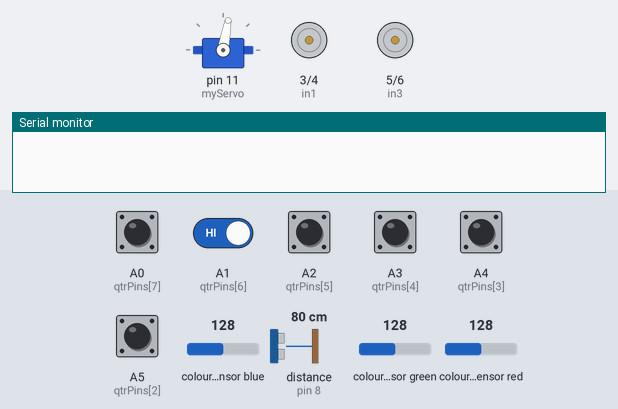
The sketch below on a simulated Arduino Nano, built with avr-gcc and run on an emulated ATmega328P. Shown: servo, motor-driver pin pairs drawn as motors (green arrow = first pin HIGH = forward, orange = second pin HIGH = backward, longer = more drive, scaled by the enable pin), the last lines printed to the serial monitor. The test bench sets the inputs (shaded band); at power-on: A0 (qtrPins[7]), A1 (qtrPins[6]), A2 (qtrPins[5]), A3 (qtrPins[4]), A4 (qtrPins[3]), A5 (qtrPins[2]) HIGH, distance to the obstacle (sensor on pin 8) 80 cm, colour sensor blue 128, colour sensor green 128, colour sensor red 128. The echo pulse lasts 58.3 µs per cm.

Above: at 1.2 s.
1.3 s: A0 (qtrPins[7]) pulled LOW for 0.15 s
At 3.7 s:
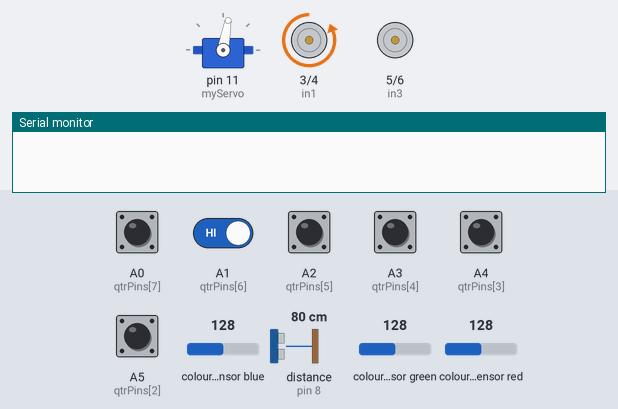
4.4 s: A0 (qtrPins[7]) driven LOW and A1 (qtrPins[6]) driven LOW
At 5.7 s:
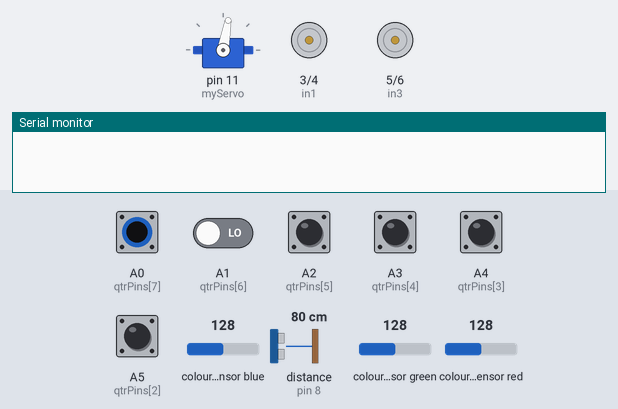
6.2 s: A2 (qtrPins[5]) pulled LOW for 0.15 s
At 7.1 s:
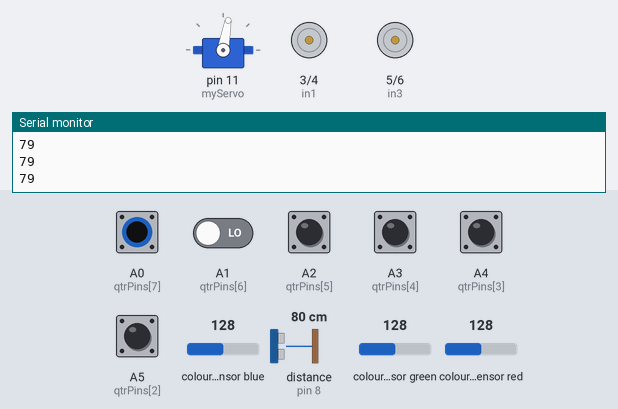
7.8 s: distance to the obstacle (sensor on pin 8) set to 8 cm
9.3 s: distance to the obstacle (sensor on pin 8) set to 5 cm
11.3 s: A2 (qtrPins[5]) pulled LOW for 1 s
Timing chart, 0 to 14.3 s (numbered marks = the images above; inputs shaded):
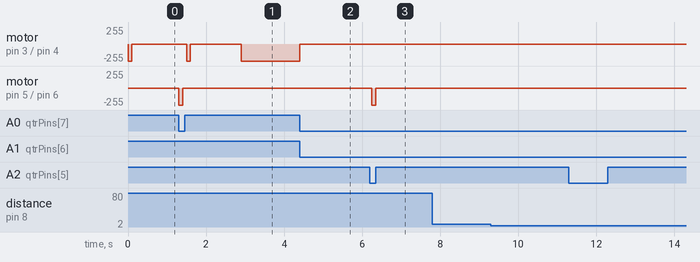

Measured:
- after the input at 1.3 s, motor on pin 3 (in1) / pin 4 (in2): stopped → backward 255/255 after 0.20 s instead of 1.4 s; motor on pin 5 (in3) / pin 6 (in4): stopped → backward 255/255 at once, → stopped 0.10 s later
- after the input at 4.4 s, motor on pin 3 (in1) / pin 4 (in2): backward 255/255 → stopped at once
- after the input at 6.2 s, motor on pin 5 (in3) / pin 6 (in4): stopped → backward 255/255 after 0.05 s, → stopped 0.10 s later

The sketch:

losPollosHermanos.ino
```cpp
#include <Servo.h>
#include <Adafruit_TCS34725.h>
#include <PID_v1.h>
#define qtr 8

uint16_t  r, g, b, c;
float red, green, blue, average;
Adafruit_TCS34725 tcs = Adafruit_TCS34725(TCS34725_INTEGRATIONTIME_50MS, TCS34725_GAIN_4X);

const int baseRight = 110;
const int baseLeft = 110;

int positionLast;
int pos;
int error;
int lastError;
double Setpoint, Input, Output;

float kp = 1.9;
float ki = 0.4;
float kd = 0.8;


const byte qtrPins[] = {A7, A6, A5, A4, A3, A2, A1, A0};
int qtrVal[] = {0, 0, 0, 0, 0, 0, 0, 0};


const int trigPin = 9;
const int echoPin = 8;
long duration;
int distancee = 0;

int enA = 2;
int in1 = 3;
int in2 = 4;
// motor two
int enB = 7;
int in3 = 5;
int in4 = 6;

Servo myServo;

boolean missionIsTaken = false;

enum directions {
  RIGHT,
  LEFT
};

enum missions {
  ENEMY,
  ALLIED,
  CIVILIAN
};

int mission = 999;

void setup() {
  // put your setup code here, to run once:
  defineSensors();
  defineServo();
  defineMotors();
  initPID();
  setMotors(baseRight, baseLeft);
  Serial.begin(9600);
}

void loop() {
  goForMission();
  completeMission();
  missionIsTaken = false;
}
```

Algorithm.ino
```cpp
void goForMission() {
  while (!missionIsTaken) {
    goOnLine();
    turn(checkTurn());
  }
  while (1) {
    followLine();
    checkDistance();
    Serial.println(distancee);
    if (distancee < 6) {
      checkDistance();
      if (distancee < 6) break;
    }
  }
  stopMotors();
  mission = findMission();
  turnBack();
  goUntilT();
  turn(RIGHT);
}

void completeMission() {
  switch (mission) {
    case ENEMY:
      repelEnemy();
      break;
    case ALLIED:
      supportAllied();
      break;
    case CIVILIAN:
      dontTouchCivilian();
      break;
  }
}


void goOnLine() {
  while (1) {
    followLine();
    if (computeQtr() < 5) break;
  }
  stopMotors();
}

int checkTurn() {
  int start=millis();
  while (1) {
    readQtr();
    if ((qtrVal[5] + qtrVal[6] + qtrVal[7]) < 2 ) {
      return RIGHT;
    } else if ((qtrVal[0] + qtrVal[1] + qtrVal[2]) < 2) {
      return LEFT;
    }
    if(millis()-start>1000){
      setMotors(-baseRight,-baseLeft);
      delay(500);
      goOnLine();
      start=millis();
    }
  }
}

void goUntilT() {
  while (1) {
    followLine();
    if (computeQtr() < 2) break;
  }

  stopMotors();
}


void repelEnemy() {
  goOnLine();
  turn(LEFT);
  goUntilT();
  turnBack();
  goUntilT();
  turn(LEFT);
}

void supportAllied() {
  goOnLine();
  turn(LEFT);
  goUntilT();
  dropAmmo();
  turnBack();
  goUntilT();
  turn(LEFT);
}

void dontTouchCivilian() {
  goOnLine();
  setMotors(baseRight, baseLeft);
  delay(200);
  stopMotors();
}

int findMission() {
  int redCounter = 0;
  int greenCounter = 0;
  int elseCounter = 0;

  while (1) {
    readColor();
    if ((red > 1.5) && (red < 2.30) && (green > 0.20) && (green < 0.70) && (blue > 0.20) && (blue < 0.7)) { // kırmızı renk olma durumu
      redCounter++;
      greenCounter = 0;
      elseCounter = 0;
    }
    else if ((red > 0.5) && (red < 1.2) && (green > 1.1) && (green < 1.7) && (blue > 0.3) && (blue < 0.90)) { // yeşil renk olma durumu
      redCounter = 0;
      greenCounter++;
      elseCounter = 0;
    } else {
      redCounter = 0;
      greenCounter = 0;
      elseCounter++;
    }

    if (redCounter > 2) {
      return ENEMY;
    }
    else if (greenCounter > 2) {
      return ALLIED;
    }
    else if (elseCounter > 2) {
      return CIVILIAN;
    }
  }
}

void dropAmmo() {
  for (int i = 80; i < 160; i++) {
    myServo.write(i);
    delay(10);
  }
  delay(200);

  for (int i = 160; i > 80; i--) {
    myServo.write(i);
    delay(10);
  }

}
```

Color.ino
```cpp
void readColor() {
  tcs.getRawData(&r, &g, &b, &c);
  average = (r + g + b) / 3; // renk değerlerini topla ve ortalamasını al
  red = r / average; // kırmızı renk değeri oranı
  green = g / average; // yeşil renk değeri oranı
  blue = b / average;

}
```

Motors.ino
```cpp
void setMotors(int rightSpeed, int leftSpeed) {
  if (rightSpeed > 0) {
    digitalWrite(in1, LOW);
    digitalWrite(in2, HIGH);
  } else {
    digitalWrite(in1, HIGH);
    digitalWrite(in2, LOW);
  }

  if (leftSpeed > 0) {
    digitalWrite(in3, LOW);
    digitalWrite(in4, HIGH);
  } else {
    digitalWrite(in3, HIGH);
    digitalWrite(in4, LOW);
  }

  analogWrite(enA, abs(rightSpeed));
  analogWrite(enB, abs(leftSpeed));
}

void defineMotors() {
  pinMode(enA, OUTPUT);
  pinMode(enB, OUTPUT);
  pinMode(in1, OUTPUT);
  pinMode(in2, OUTPUT);
  pinMode(in3, OUTPUT);
  pinMode(in4, OUTPUT);
}

void turnBack(){
  setMotors(-baseRight,-baseLeft);
  delay(300);
  stopMotors();
  turnRight();
}


void turnLeft() {
  setMotors(80, -80);
  delay(400);
  while (1) {
    readQtr();
    if (qtrVal[3] == 0) break;
  }
  setMotors(-baseRight, baseLeft);
  delay(50);
  setMotors(0, 0);
}

void turnRight() {
  setMotors(-80, 80);
  delay(400);
  while (1) {
    readQtr();
    if (qtrVal[5] == 0) break;
  }
  setMotors(baseRight, -baseLeft);
  delay(50);
  setMotors(0, 0);
}

void turn(int dir){
  setMotors(baseRight,baseLeft);
  delay(300); //değişecek
  if(computeQtr()<8) missionIsTaken=true;
  if(dir ==RIGHT){
    turnRight();
  }else if(dir==LEFT){
    turnLeft();
  }
}


void stopMotors() {
  setMotors(-baseRight, -baseLeft);
  delay(50);
  setMotors(0, 0);
}

void defineServo(){
  myServo.write(80);
  myServo.attach(11);
}
```

Pid.ino
```cpp
PID myPID(&Input, &Output, &Setpoint, kp, ki, kd, DIRECT);


void initPID() {
  Setpoint = 0;
  Input = 0;
  myPID.SetOutputLimits(-255, 255);
  myPID.SetMode(AUTOMATIC);
}


void followLine() {
  pos = getPosition();
  positionLast = pos;
  Input = pos;
  myPID.Compute();
  setMotors(baseRight + Output, baseLeft - Output);
}
```

Sensors.ino
```cpp
const int qtrMults[] = {7, 5, 3, 1, -1, -3, -5, -7};

int getPosition() {
  readQtr();
  int sum = 0;
  int valueCounter = 0;
  for (byte i = 0; i < 8; i++) {
    if (qtrVal[i] == 0) {
      valueCounter++;
    }
    sum += qtrVal[i] * qtrMults[i];
  }
  if (valueCounter == 0) {
    return positionLast;
  }
  sum /= valueCounter;
  return sum;
}

void defineSensors() {
  defineQtr();
  defineUltrasonic();
}

void defineQtr() {
  for (int i = 0; i < qtr; i++) {
    pinMode(qtrPins[i], INPUT_PULLUP);
  }
}

void readQtr() {
  for (int i = 0; i < qtr; i++) {
    qtrVal[i] = digitalRead(qtrPins[i]);
  }
}

void printQtr() {
  readQtr();
  for (int i = 0; i < qtr; i++) {
    Serial.print(qtrVal[i]);
    Serial.print("--");
  }
  Serial.println();
}

int computeQtr() {
  int value = 0;
  readQtr();

  for (int i = 0; i < qtr; i++) {
    value += qtrVal[i];
  }

  return value;
}

void defineUltrasonic() {
  pinMode(trigPin, OUTPUT); // Sets the trigPin as an Output
  pinMode(echoPin, INPUT);
}

void checkDistance() {
  digitalWrite(trigPin, LOW);
  delayMicroseconds(2);

  digitalWrite(trigPin, HIGH);
  delayMicroseconds(10);
  digitalWrite(trigPin, LOW);

  duration = pulseIn(echoPin, HIGH);
  // Calculating the distance
 distancee = duration * 0.034 / 2;
  // Prints the distance on the Serial Monitor
}
```
